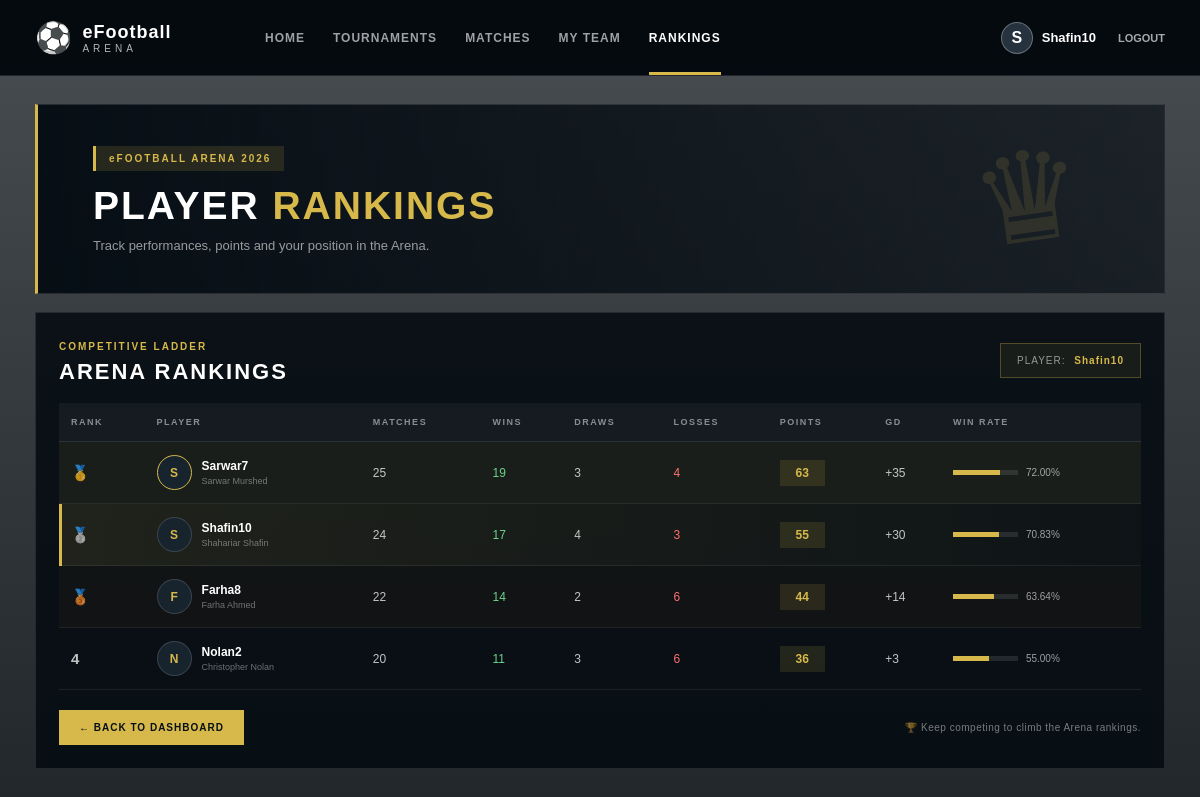
Page /rankings.php (signed in) on the committed database.
### tables this page shows
CREATE TABLE Rankings (
    Rank_ID INT PRIMARY KEY AUTO_INCREMENT,
    Player_ID INT,
    Player_Rank INT,
    Matches INT,
    Wins INT,
    Draws INT,
    Losses INT,
    Points INT,
    Goal_Difference INT,
    Win_Rate DECIMAL(5,2),

    FOREIGN KEY (Player_ID) REFERENCES Players(Player_ID)
);

CREATE TABLE Players (
    Player_ID INT PRIMARY KEY AUTO_INCREMENT,
    Gamer_Tag VARCHAR(50) NOT NULL UNIQUE,
    Real_Name VARCHAR(100) NOT NULL,
    Country VARCHAR(50),
    Email VARCHAR(100) UNIQUE,
    Platform ENUM('PC','PS5','Mobile'),
    Favorite_Club VARCHAR(50),
    Preferred_Formation VARCHAR(20),
    Join_Date DATE
);

### rankings.php (the view, shortened to what this page needs)
<?php
require_once "db.php";
$gamerTag = $_SESSION["Gamer_Tag"];
$profilePic = null;
$sql = "SELECT Rankings.*, Players.Gamer_Tag, Players.Real_Name
        FROM Rankings
        JOIN Players ON Rankings.Player_ID = Players.Player_ID
        ORDER BY Rankings.Player_Rank ASC";
$result = mysqli_query($conn, $sql);
?>
<!DOCTYPE html>
<html lang="en">
<head>
    <link rel="stylesheet" href="rankings.css">
</head>
<body>
<header class="topbar">
    <div class="brand">
        <div class="brand-logo">⚽</div>
        <div>
            <div class="brand-title">eFootball</div>
            <div class="brand-subtitle">ARENA</div>
        </div>
    </div>
    <nav class="navigation">
        <a href="dashboard.php">HOME</a>
        <a href="tournament.php">TOURNAMENTS</a>
        <a href="matches.php">MATCHES</a>
        <a href="teams.php">MY TEAM</a>
        <a href="rankings.php" class="active">RANKINGS</a>
    </nav>
    <div class="top-right">
        <div class="profile">
            <div class="profile-picture">
                <?php if ($profilePic): ?>
                    <img src="<?php echo htmlspecialchars($profilePic); ?>"
                         alt="Profile"
                         style="width:100%; height:100%; object-fit:cover; border-radius:50%;">
                <?php else: ?>
                    <?php echo strtoupper(substr($gamerTag, 0, 1)); ?>
                <?php endif; ?>
            </div>
            <span class="profile-name"><?php echo htmlspecialchars($gamerTag); ?></span>
        </div>
        <a href="logout.php" class="logout-button">LOGOUT</a>
    </div>
</header>
<main class="ranking-page">
    <section class="ranking-header">
        <div class="header-content">
            <span class="small-title">eFOOTBALL ARENA 2026</span>
            <h1>PLAYER <span>RANKINGS</span></h1>
            <p>Track performances, points and your position in the Arena.</p>
        </div>
        <div class="ranking-icon">♛</div>
    </section>
    <section class="ranking-content">
        <div class="table-heading">
            <div>
                <span>COMPETITIVE LADDER</span>
                <h2>ARENA RANKINGS</h2>
            </div>
            <div class="player-status">
                PLAYER: <strong><?php echo htmlspecialchars($gamerTag); ?></strong>
            </div>
        </div>
        <div class="ranking-table-container">
            <table class="ranking-table">
                <thead>
                    <tr>
                        <th>RANK</th>
                        <th>PLAYER</th>
                        <th>MATCHES</th>
                        <th>WINS</th>
                        <th>DRAWS</th>
                        <th>LOSSES</th>
                        <th>POINTS</th>
                        <th>GD</th>
                        <th>WIN RATE</th>
                    </tr>
                </thead>
                <tbody>
                <?php
                if (mysqli_num_rows($result) > 0) {
                    while ($ranking = mysqli_fetch_assoc($result)) {
                        $isCurrentPlayer = $ranking["Gamer_Tag"] == $gamerTag;
                        $rank = $ranking["Player_Rank"];
                ?>
                    <tr class="<?php
                        if ($rank == 1) echo 'first-place';
                        elseif ($rank == 2) echo 'second-place';
                        elseif ($rank == 3) echo 'third-place';
                        if ($isCurrentPlayer) echo ' current-player';
                    ?>">
                        <td>
                            <div class="rank-number">
                                <?php
                                if ($rank == 1) echo "🥇";
                                elseif ($rank == 2) echo "🥈";
                                elseif ($rank == 3) echo "🥉";
                                else echo $rank;
                                ?>
                            </div>
                        </td>
                        <td>
                            <div class="player-info">
                                <div class="player-avatar">
                                    <?php echo strtoupper(substr($ranking["Gamer_Tag"], 0, 1)); ?>
                                </div>
                                <div>
                                    <strong><?php echo htmlspecialchars($ranking["Gamer_Tag"]); ?></strong>
                                    <small><?php echo htmlspecialchars($ranking["Real_Name"]); ?></small>
                                </div>
                            </div>
                        </td>
                        <td><?php echo $ranking["Matches"]; ?></td>
                        <td class="wins"><?php echo $ranking["Wins"]; ?></td>
                        <td><?php echo $ranking["Draws"]; ?></td>
                        <td class="losses"><?php echo $ranking["Losses"]; ?></td>
                        <td><span class="points"><?php echo $ranking["Points"]; ?></span></td>
                        <td>
                            <?php
                            if ($ranking["Goal_Difference"] > 0) {
                                echo "+" . $ranking["Goal_Difference"];
                            } else {
                                echo $ranking["Goal_Difference"];
                            }
                            ?>
                        </td>
                        <td>
                            <div class="win-rate">
                                <div class="rate-bar">
                                    <span style="width: <?php echo $ranking["Win_Rate"]; ?>%"></span>
                                </div>
                                <small><?php echo $ranking["Win_Rate"]; ?>%</small>
                            </div>
                        </td>
                    </tr>
                <?php
                    }
                } else {
                ?>
                    <tr>
                        <td colspan="9" class="no-ranking">No rankings available.</td>
                    </tr>
                <?php } ?>
                </tbody>
            </table>
        </div>
        <div class="bottom-area">
            <a href="dashboard.php" class="back-button">← BACK TO DASHBOARD</a>
            <div class="ranking-note">🏆 Keep competing to climb the Arena rankings.</div>
        </div>
    </section>
</main>
</body>
</html>

### rows in the picture
rankings: Player_ID.Gamer_Tag "S", Player_ID.Gamer_Tag "Sarwar7", Player_ID.Real_Name "Sarwar Murshed", Matches "25", Wins "19", Draws "3", Losses "4", Points "63", Goal_Difference "35", Win_Rate "72.00"
rankings: Player_ID.Gamer_Tag "S", Player_ID.Gamer_Tag "Shafin10", Player_ID.Real_Name "Shahariar Shafin", Matches "24", Wins "17", Draws "4", Losses "3", Points "55", Goal_Difference "30", Win_Rate "70.83"
rankings: Player_ID.Gamer_Tag "F", Player_ID.Gamer_Tag "Farha8", Player_ID.Real_Name "Farha Ahmed", Matches "22", Wins "14", Draws "2", Losses "6", Points "44", Goal_Difference "14", Win_Rate "63.64"
rankings: Player_Rank "4", Player_ID.Gamer_Tag "N", Player_ID.Gamer_Tag "Nolan2", Player_ID.Real_Name "Christopher Nolan", Matches "20", Wins "11", Draws "3", Losses "6", Points "36", Goal_Difference "3", Win_Rate "55.00"

### other values in the picture
substr($gamerTag, 0, 1) "S"
$gamerTag "Shafin10"
